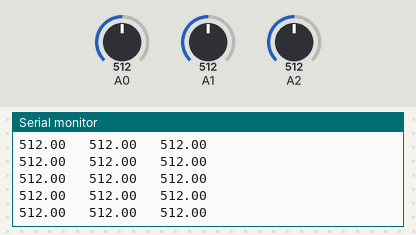
The sketch below on a simulated Arduino Uno, built with avr-gcc and run on an emulated ATmega328P. Shown: the last lines printed to the serial monitor. Inputs (shaded band) come from the test bench; at power-on: A0 = 512, A2 = 512, A1 = 512.

Above: at 2.7 s.
2.8 s: A0 set to 11
At 2.85 s:
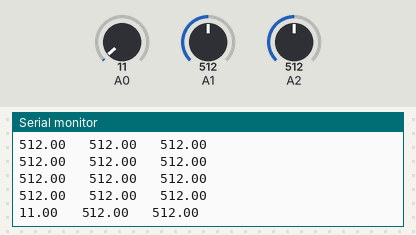
5.8 s: A0 set to 8
At 5.8 s:
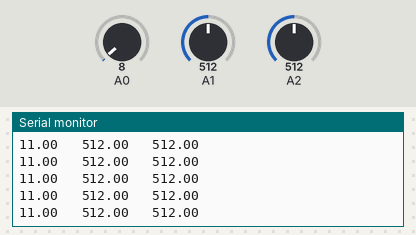
8.8 s: A2 set to 986
At 8.85 s:
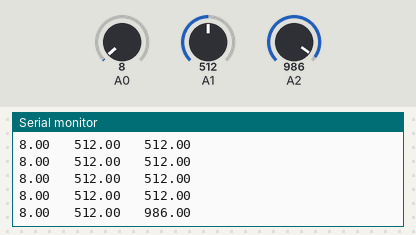
11.8 s: A2 set to 1010
At 11.8 s:
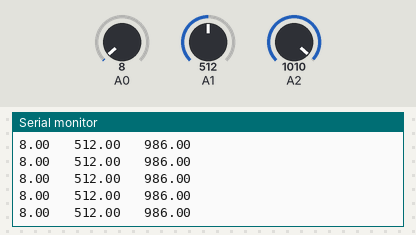
Timing chart, 0 to 14.3 s (numbered marks = the images above; inputs shaded):
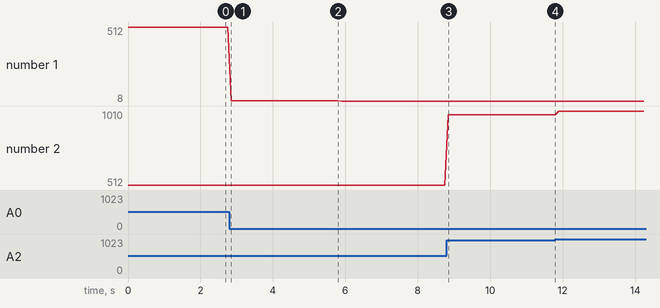

Measured:
- after the input at 2.8 s, the serial monitor: prints a new line after 0.05 s (image 1)
- after the input at 8.8 s, the serial monitor: prints a new line after 0.05 s (image 3)
- plotted number 1: 512 → 11 after the input at 2.8 s, 11 → 8 after the input at 5.8 s
- plotted number 2: 512 → 986 after the input at 8.8 s, 986 → 1010 after the input at 11.8 s

The sketch:

testing-the-glove.ino
```cpp
void setup() {
  Serial.begin(9600);
  //pinMode(10,INPUT);
  //pinMode(3,INPUT);
  pinMode(A0,INPUT);
  pinMode(A1,INPUT);
  pinMode(A2,INPUT);
}

void loop() {
  //float y = digitalRead(10);
  //float z = digitalRead(3);
  float x = analogRead(A0);
  float y = analogRead(A1);
  float z = analogRead(A2);
  Serial.print(x);
  Serial.print("   ");
  Serial.print(y);
  Serial.print("   ");
  Serial.println(z);
  delay(100);
   }
```
